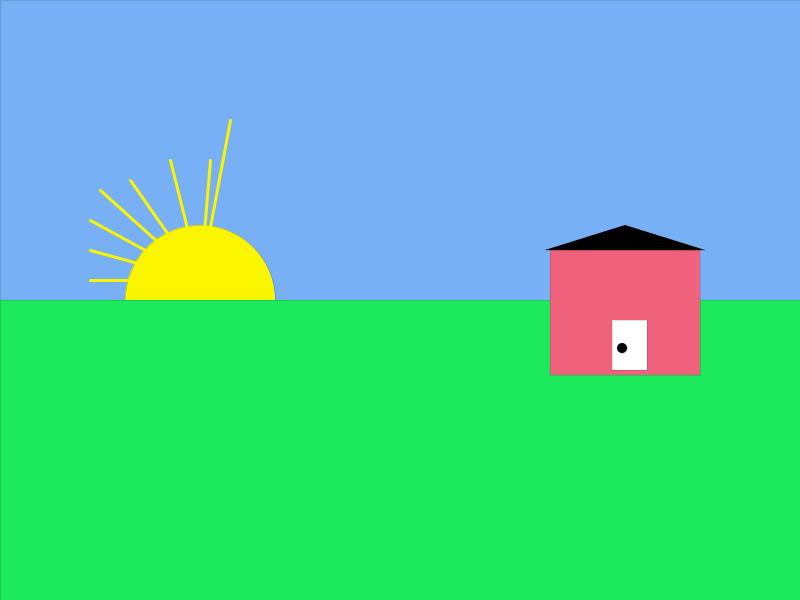
Frame 1 (no input)
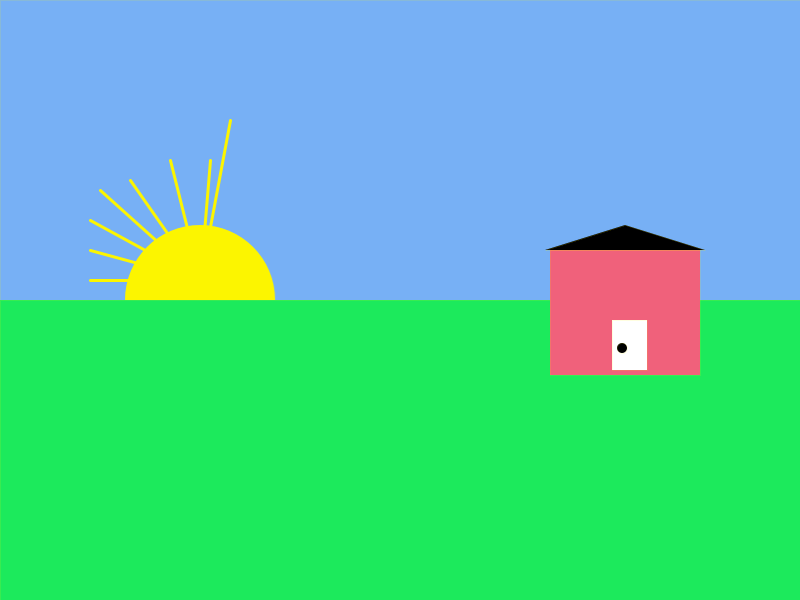
Frame 60 (the mouse pressed at the canvas centre just before this capture)
Frame 120 (the mouse held since frame 60 and released just before this capture): identical to frame 60, image omitted

The Processing sketch that drew these frames (run headless with seeded random() and noise(); from frame 60 on, the mouse is pressed at the canvas centre):

// Processing sketch: Exercise_1_Vinay_Meldrum
// ── Exercise_1_Vinay_Meldrum.pde

void setup(){
  
  size(800, 600);
}

void draw (){
 strokeWeight(0);
//Top
fill (119,176,245);
rect(0,0,800,300);

//Sun
fill(252,245,0);
ellipse(200,300,150,150 );  
//Horizn line
fill(28, 234, 92);
rect(0,300,800,300);
//House rect
fill(240,97,123);
rect(550,250,150,125);
//Door
fill(255,255,255);
rect(612,320,35,50);
//Doorknob
fill(0);
ellipse(622,348,10,10);
//Triangle
fill(0);
triangle(625, 225, 545, 250, 705, 250);
//Sun ray 1 on left.
stroke(252,245,0);
strokeWeight(3);
line(90,280,200,280);
line(90,280-30,200,280);
line(90,280-60,200,280);
line(90+10,280-90,200,280);
line(90+40,280-100,200,280);
line(90+80,280-120,200,280);
line(90+120,280-120,200,280);
line(90+140,280-160,200,280);
/*line(90,280-160,200,280);
line(90,280-180,200,280);
line(90,280-220,200,280);
line(90,280-240,200,280);*/
}
